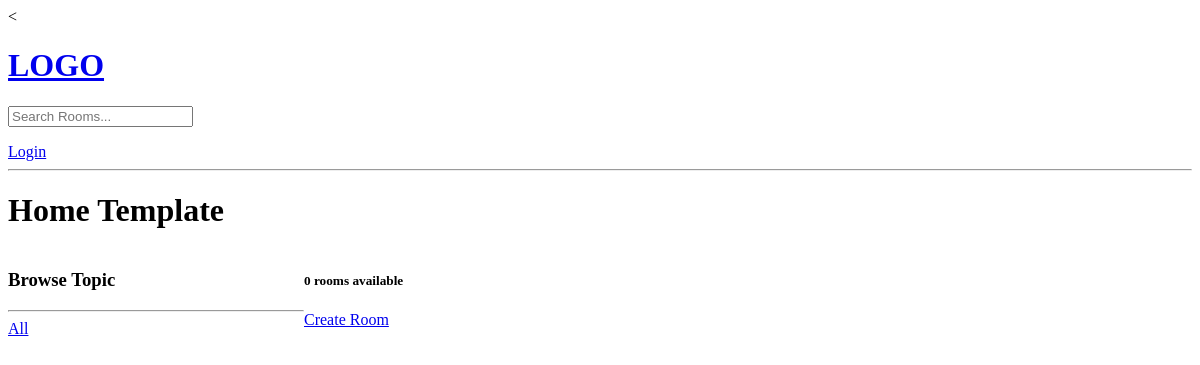
The app's page /, older data.
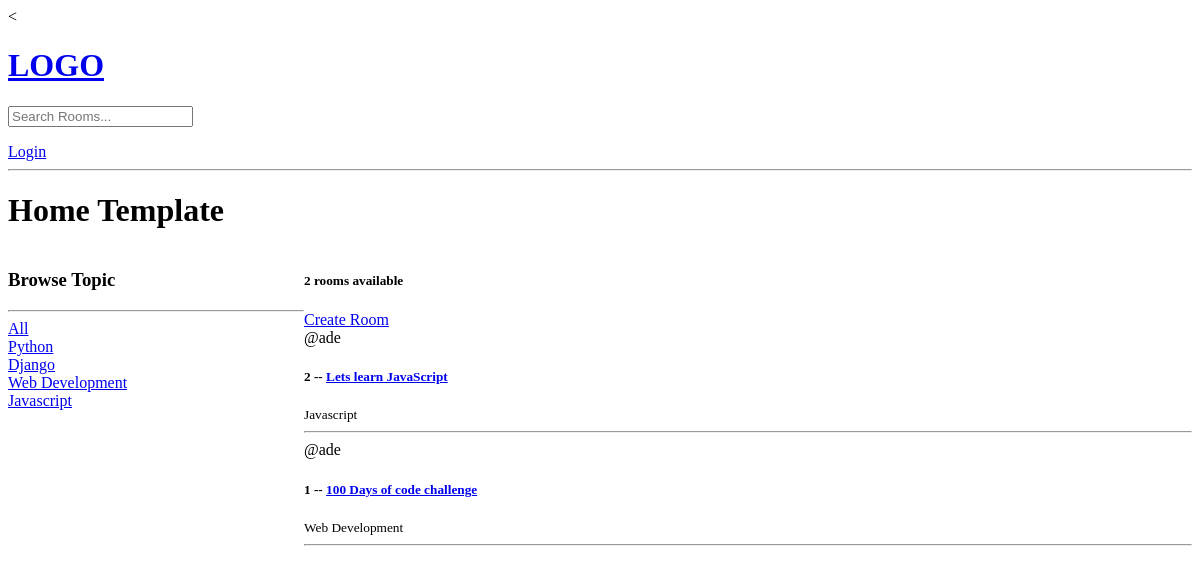
The same page, newer data.
### base/models.py (models this page shows, shortened)
class Topic(models.Model):
    name = models.CharField(max_length=200)

class Room(models.Model):
    host = models.ForeignKey(User, on_delete=models.SET_NULL, null=True)
    topic = models.ForeignKey(Topic, on_delete=models.SET_NULL, null=True)
    name = models.CharField(max_length=200)
    description = models.TextField(null=True, blank=True)
    participants = models.ManyToManyField(User, related_name='participants', blank=True)
    update = models.DateTimeField(auto_now=True)
    created = models.DateTimeField(auto_now_add=True)
    class Meta:
        ordering = ['-update', '-created']

### base/views.py (the view)
# urls.py: path('', views.home, name="home"),
def home(request):
    q = request.GET.get('q') if request.GET.get('q') != None else ''
    rooms = Room.objects.filter(Q(topic__name__icontains=q) |
                                Q(name__icontains=q) |
                                Q(description__icontains=q)
    )
    topics = Topic.objects.all()
    room_count = rooms.count()
    context = {'rooms' : rooms, 'topics': topics, 'room_count': room_count}
    return render(request, 'base/home.html', context)

### base/templates/base/home.html (shortened to what this page needs)
{% extends 'main.html' %}
{% block content %}
  <h1>Home Template</h1>
  <div class="home-container">
    <div>
      <h3>Browse Topic</h3>
      <hr>
      <div>
        <a href="{% url 'home' %}">All</a>
      </div>
      {% for topic in topics%}
        <div>
          <a href="{% url 'home' %}?q={{topic.name}}">{{topic.name}}</a>
        </div>
      {% endfor %}
    </div>
    <div>
      <h5>{{room_count}} rooms available</h5>
      <a href="% url 'creat-room' %">Create Room</a>
      <div>
        {% for room in rooms %}
          <div>
            <span>@{{ room.host.username }}</span>
            <h5>{{ room.id }} -- <a href="% url 'room' room.id %}">{{ room.name }}</a></h5>
            <small>{{ room.topic.name }}</small>
            <hr />
          </div>
        {% endfor %}
      </div>
    </div>
  </div>
{% endblock %}

### templates/main.html (shortened to what this page needs)
<<!DOCTYPE html>
<html>
    <head>
        <link rel="stylesheet" href="">
    </head>
    <body>
        {% include 'navbar.html' %}
        {% block content%}
        {% endblock %}
    </body>
</html>

### templates/navbar.html
<a href="/">
 <h1> LOGO</h1>
</a>
<form merthod="GET" action="{% url 'home' %}">
    <input type="text" name="q" placeholder="Search Rooms..."/>
</form>
{% if request.user.is_authenticated %}
<p>Hello {{request.user}}</p>
<a href="{% url 'logout' %}">Logout</a>
{% else %}
<a href="{% url 'login' %}">Login</a>
{% endif %}
<hr>

### base/templates/base/home.html (style rules this page uses)
.home-container { display: grid; grid-template-columns: 1fr 3fr; }

Row changes from the older to the newer data that the page shows:
added Topic: name "Python"
added Topic: name "Django"
added Topic: name "Web Development"
added Topic: name "Javascript"
added Room: host.username "ade", id "2", name "Lets learn JavaScript", topic.name "Javascript"
added Room: host.username "ade", id "1", name "100 Days of code challenge", topic.name "Web Development"
Text that changed along with them:
{{ room_count }}: "0" → "2"
